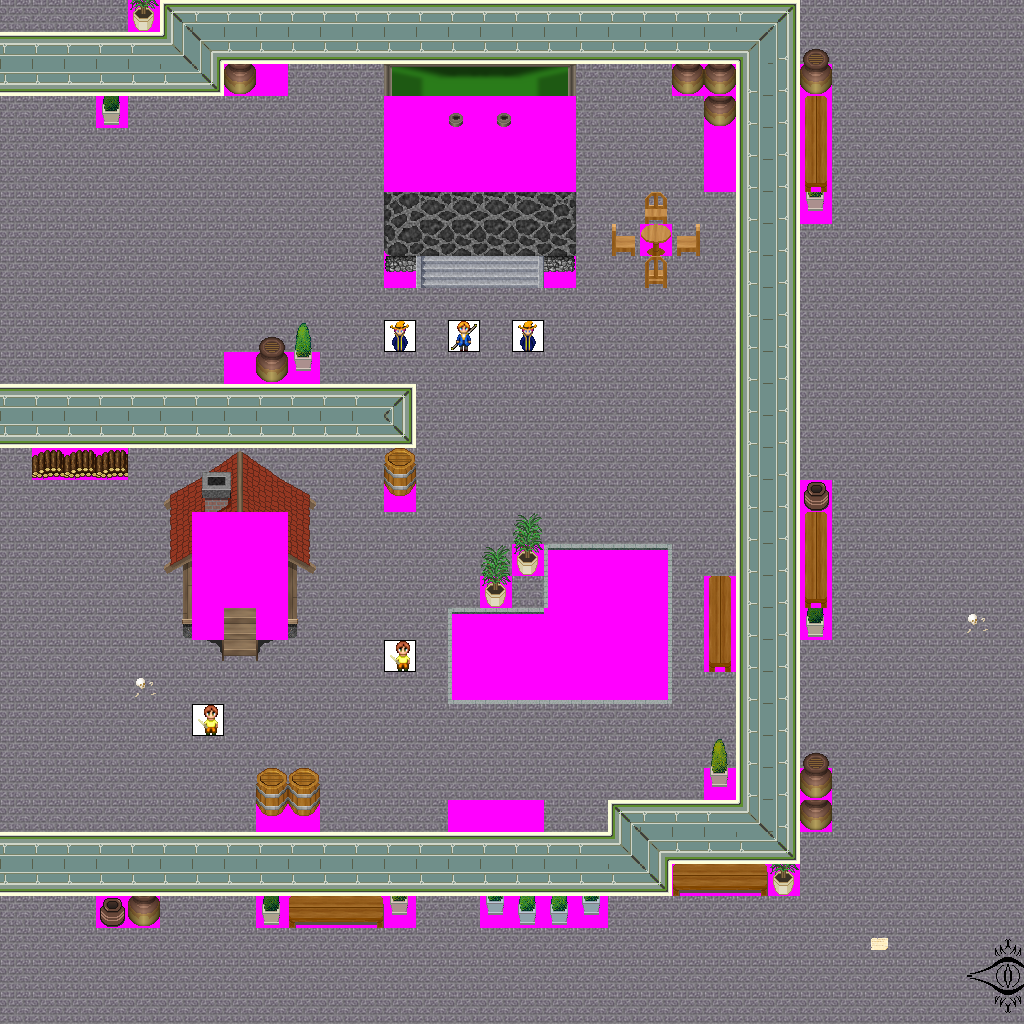

A level layout from a 2D game, rendered from its tile map. Below: a short description, then the map file with tile-grid data replaced by summaries:
An orthogonal 32x32 tile map with 32x32 px tiles, 7 tile layers (Ground, Objects, Above, Walkable, ...), 30 tilesets and 8 objects (4x newmap, from_west_0, from_north_0, from_south_0, from_south_1).

<map version="1.0" orientation="orthogonal" width="32" height="32" tilewidth="32" tileheight="32">
 <tileset firstgid="1" name="ground_indoor_tiles" tilewidth="32" tileheight="32">
  <image source="../drawable/ground_indoor_tiles.png" width="64" height="128" />
 </tileset>
 <tileset firstgid="9" name="building_wall_int_blue_green" tilewidth="32" tileheight="32">
  <image source="../drawable/building_wall_int_blue_green.png" width="128" height="128" />
 </tileset>
 <tileset firstgid="25" name="building_wall_int_green_blue" tilewidth="32" tileheight="32">
  <image source="../drawable/building_wall_int_green_blue.png" width="128" height="128" />
 </tileset>
 <tileset firstgid="41" name="item_corpse_skull_pale" tilewidth="32" tileheight="32">
  <image source="../drawable/item_corpse_skull_pale.png" width="64" height="32" />
 </tileset>
 <tileset firstgid="43" name="building_wall_stone_grey" tilewidth="32" tileheight="32">
  <image source="../drawable/building_wall_stone_grey.png" width="96" height="128" />
 </tileset>
 <tileset firstgid="55" name="building_decoration_chimney" tilewidth="32" tileheight="32">
  <image source="../drawable/building_decoration_chimney.png" width="32" height="64" />
 </tileset>
 <tileset firstgid="57" name="building_door_closed" tilewidth="32" tileheight="32">
  <image source="../drawable/building_door_closed.png" width="32" height="32" />
 </tileset>
 <tileset firstgid="58" name="building_door_door" tilewidth="32" tileheight="32">
  <image source="../drawable/building_door_door.png" width="96" height="64" />
 </tileset>
 <tileset firstgid="64" name="building_roof_green" tilewidth="32" tileheight="32">
  <image source="../drawable/building_roof_green.png" width="160" height="128" />
 </tileset>
 <tileset firstgid="84" name="building_stairs_blue_stone" tilewidth="32" tileheight="32">
  <image source="../drawable/building_stairs_blue_stone.png" width="96" height="32" />
 </tileset>
 <tileset firstgid="87" name="ground_eye" tilewidth="32" tileheight="32">
  <image source="../drawable/ground_eye.png" width="96" height="96" />
 </tileset>
 <tileset firstgid="96" name="plant_bush_hedge" tilewidth="32" tileheight="32">
  <image source="../drawable/plant_bush_hedge.png" width="160" height="224" />
 </tileset>
 <tileset firstgid="131" name="item_pot_pot_purple" tilewidth="32" tileheight="32">
  <image source="../drawable/item_pot_pot_purple.png" width="32" height="32" />
 </tileset>
 <tileset firstgid="132" name="item_pot_pot_tall" tilewidth="32" tileheight="32">
  <image source="../drawable/item_pot_pot_tall.png" width="32" height="64" />
 </tileset>
 <tileset firstgid="134" name="item_pot_small_barrel" tilewidth="32" tileheight="32">
  <image source="../drawable/item_pot_small_barrel.png" width="32" height="64" />
 </tileset>
 <tileset firstgid="136" name="furniture_chair_wooden_pale" tilewidth="32" tileheight="32">
  <image source="../drawable/furniture_chair_wooden_pale.png" width="64" height="64" />
 </tileset>
 <tileset firstgid="140" name="furniture_table_wooden" tilewidth="32" tileheight="32">
  <image source="../drawable/furniture_table_wooden.png" width="32" height="32" />
 </tileset>
 <tileset firstgid="141" name="building_wall_bricked_edges" tilewidth="32" tileheight="32">
  <image source="../drawable/building_wall_bricked_edges.png" width="160" height="160" />
 </tileset>
 <tileset firstgid="166" name="ground_water_dungeon_water" tilewidth="32" tileheight="32">
  <image source="../drawable/ground_water_dungeon_water.png" width="96" height="320" />
 </tileset>
 <tileset firstgid="196" name="plant_indoor_oriental_plant" tilewidth="32" tileheight="32">
  <image source="../drawable/plant_indoor_oriental_plant.png" width="32" height="64" />
 </tileset>
 <tileset firstgid="198" name="plant_indoor_pot_plant_1" tilewidth="32" tileheight="32">
  <image source="../drawable/plant_indoor_pot_plant_1.png" width="192" height="64" />
 </tileset>
 <tileset firstgid="210" name="logic_creature_human_imperial" tilewidth="32" tileheight="32">
  <image source="../drawable/logic_creature_human_imperial.png" width="256" height="64" />
 </tileset>
 <tileset firstgid="226" name="logic_creature_human_little" tilewidth="32" tileheight="32">
  <image source="../drawable/logic_creature_human_little.png" width="64" height="32" />
 </tileset>
 <tileset firstgid="228" name="furniture_table_bench" tilewidth="32" tileheight="32">
  <image source="../drawable/furniture_table_bench.png" width="96" height="32" />
 </tileset>
 <tileset firstgid="231" name="furniture_table_long_front_on" tilewidth="32" tileheight="32">
  <image source="../drawable/furniture_table_long_front_on.png" width="32" height="96" />
 </tileset>
 <tileset firstgid="234" name="item_documents_notes" tilewidth="32" tileheight="32">
  <image source="../drawable/item_documents_notes.png" width="64" height="64" />
 </tileset>
 <tileset firstgid="238" name="item_documents_notes2" tilewidth="32" tileheight="32">
  <image source="../drawable/item_documents_notes2.png" width="64" height="64" />
 </tileset>
 <tileset firstgid="242" name="building_huts" tilewidth="32" tileheight="32">
  <image source="../drawable/building_huts.png" width="832" height="416" />
 </tileset>
 <tileset firstgid="580" name="item_firewood" tilewidth="32" tileheight="32">
  <image source="../drawable/item_firewood.png" width="96" height="128" />
 </tileset>
 <tileset firstgid="592" name="walkable_sentinel" tilewidth="32" tileheight="32">
  <image source="../drawable/walkable_sentinel.png" width="32" height="32" />
 </tileset>
 <layer name="Ground" width="32" height="32">
  <data>[1024 cells, 1024 non-empty, 4 distinct tile ids]</data>
 </layer>
 <layer name="Objects" width="32" height="32">
  <data>[1024 cells, 33 non-empty, 30 distinct tile ids]</data>
 </layer>
 <layer name="Above" width="32" height="32">
  <data>[1024 cells, 74 non-empty, 47 distinct tile ids]</data>
 </layer>
 <layer name="Walkable" width="32" height="32">
  <data>[1024 cells, 303 non-empty, 1 distinct tile ids]</data>
 </layer>
 <layer name="Objects_stendhal" width="32" height="32">
  <data>[1024 cells, 269 non-empty, 52 distinct tile ids]</data>
 </layer>
 <layer name="Above_stendhal" width="32" height="32">
  <data>[1024 cells, 2 non-empty, 2 distinct tile ids]</data>
 </layer>
 <layer name="Objects_stendhal2" width="32" height="32">
  <data>[1024 cells, 5 non-empty, 3 distinct tile ids]</data>
 </layer>
 <objectgroup name="Mapevents" width="32" height="32">
  <object name="exit_east_0" type="newmap" x="992" y="0" width="32" height="1024">
   <properties>
    <property name="map" value="level_1_fado_great_cave_e3_x1_y1" />
    <property name="place" value="from_east_0" />
   </properties>
  </object>
  <object name="exit_south_0" type="newmap" x="0" y="992" width="1024" height="32">
   <properties>
    <property name="map" value="level_1_fado_great_cave_e3_x0_y2" />
    <property name="place" value="from_south_0" />
   </properties>
  </object>
  <object name="exit_north_0" type="newmap" x="0" y="0" width="128" height="32">
   <properties>
    <property name="map" value="level_1_fado_great_cave_e3_x0_y0" />
    <property name="place" value="from_north_0" />
   </properties>
  </object>
  <object name="exit_north_1" type="newmap" x="800" y="0" width="224" height="32">
   <properties>
    <property name="map" value="level_1_fado_great_cave_e3_x0_y0" />
    <property name="place" value="from_north_1" />
   </properties>
  </object>
 </objectgroup>
 <objectgroup name="Spawn" width="32" height="32">
  <object name="from_west_0" x="992" y="512" width="32" height="32" />
  <object name="from_north_0" x="512" y="992" width="32" height="32" />
  <object name="from_south_0" x="64" y="0" width="32" height="32" />
  <object name="from_south_1" x="896" y="0" width="32" height="32" />
 </objectgroup>
 <objectgroup name="Keys" width="32" height="32" />
 <objectgroup name="Replace" width="32" height="32" />
</map>
